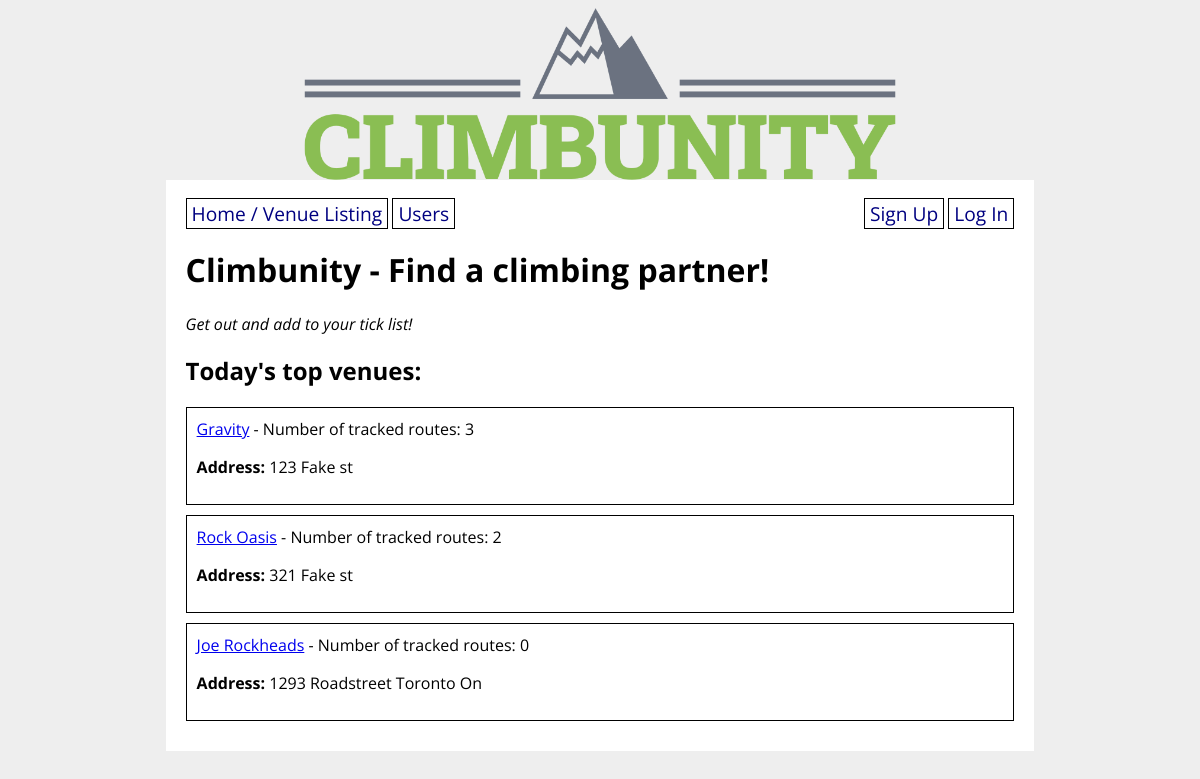
/, run on an earlier commit of the app's database.
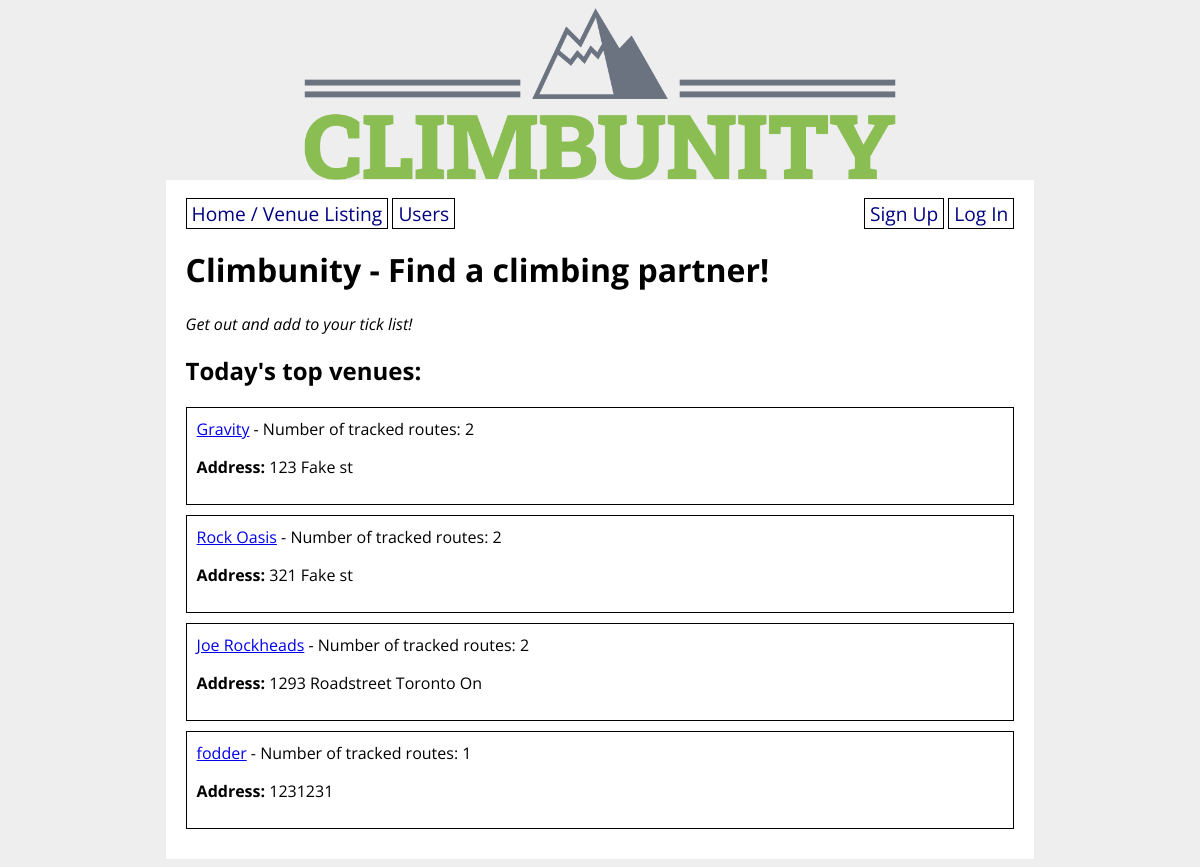
And on a later commit of the database.
### climbunity_app/models.py (models this page shows, shortened)
class Venue(db.Model):
    id = db.Column(db.Integer, primary_key=True)
    name = db.Column(db.String(80), nullable=False)
    address = db.Column(db.String(80), nullable=False)
    open_hours = db.Column(db.String(1000))
    description = db.Column(db.String(1000))
    booked_appointments = db.relationship('Appointment', back_populates='appointment_venue') # Venue <-1 -- N-> Appointment

### climbunity_app/main/routes.py (the view)
@main.route('/')
def homepage():
    all_venues = Venue.query.all()
    routes = Route.query.all()
    return render_template('home.html', routes=routes, all_venues=all_venues)

### climbunity_app/templates/home.html (shortened to what this page needs)
{% extends 'base.html' %}
{% block content %}
<h1>Climbunity - Find a climbing partner!</h1>
<p><em>Get out and add to your tick list!</em></p>
{% if all_venues %}
    <h2>Today's top venues:</h2>
    {% for venue in all_venues %}
        <div class="venue">
            <a href="/venue/{{ venue.id }}">{{ venue.name }}</a> - Number of tracked routes: {{ routes | selectattr('venue_id', 'equalto', venue.id) | list | length }}
            <p><strong>Address:</strong> {{ venue.address }}</p>
        </div>
    {% endfor %}
{% else %}
    <p>There are no venues yet. You should {% if not current_user.is_authenticated %}sign up and {% endif %}add some!</p>
{% endif %}
{% endblock %}

What changed in the data, as far as the page shows it:
computed for Venue "Gravity": id "3" → "2"
computed for Venue "Joe Rockheads": id "0" → "2"
added Venue: name "fodder", id "1", address "1231231"
